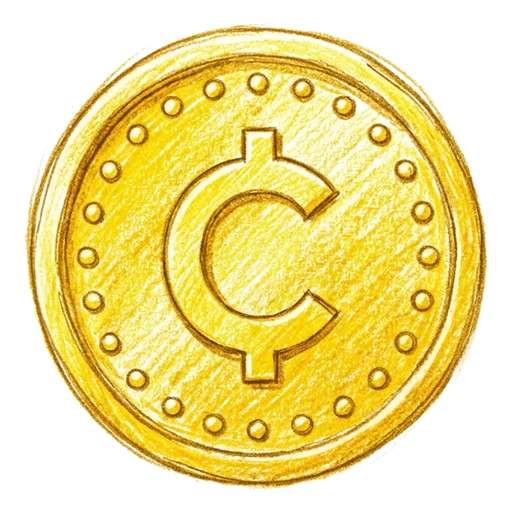
#> input picture assets/images/coin.png, 512 x 512 px, found by its file name
$ python fix_coin_magic_wand.py
#> lines starting #> are read from the running program, lines starting #| are printed output that depends on the picture
import os
from PIL import Image, ImageDraw

def clear_stubborn_white_bg():
    path = "C:/Users/user/.gemini/antigravity/scratch/cangzaina/images/coin.png"
    if not os.path.exists(path):
        print(f"File not found: {path}")
        return

    # Load image and ensure it's RGBA
    img = Image.open(path).convert("RGBA")
#> img is the input picture: PIL image 512x512 RGBA; mean R, G, B, A 152.1, 135.1, 55.7, 163.8

    # Create an RGB copy for floodfill (to find the contiguous background)
    rgb_img = img.convert("RGB")
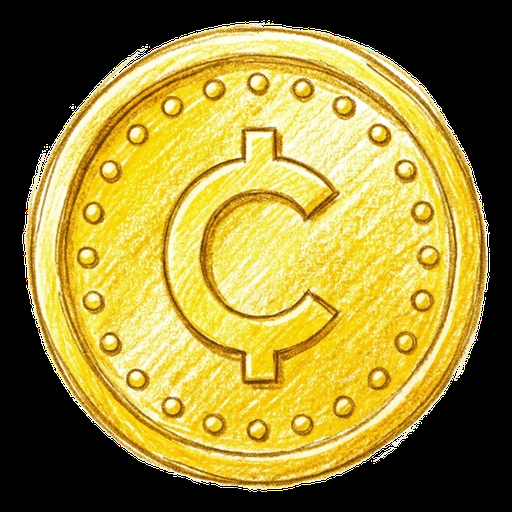
#> rgb_img: PIL image 512x512 RGB; mean R, G, B 152.1, 135.1, 55.7

    # Floodfill from the top-left corner (0,0) with a magic color (Magenta)
    # The threshold of 40 handles slightly off-white pencil sketch artefacts natively
    ImageDraw.floodfill(rgb_img, (0, 0), (255, 0, 255), thresh=40)
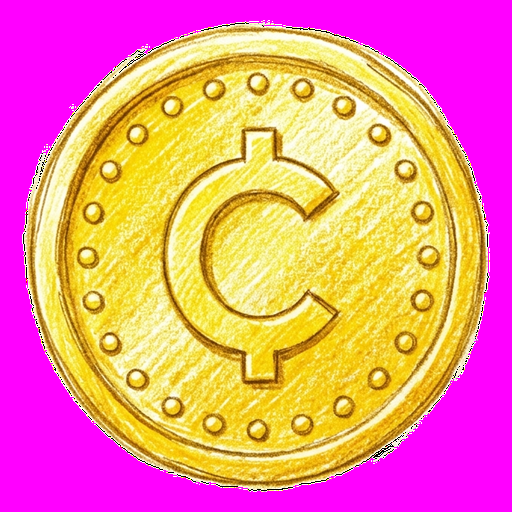
#> rgb_img: PIL image 512x512 RGB; mean R, G, B 239.3, 135.1, 143

    w, h = img.size
#> w = 512; h = 512
    for y in range(h):
        for x in range(w):
            r, g, b = rgb_img.getpixel((x, y))
            # If the pixel was painted Magenta by floodfill, it's background!
            if r == 255 and g == 0 and b == 255:
                img.putpixel((x, y), (0, 0, 0, 0))

    img.save(path)
    print("Successfully erased the continuous white background from the coin icon!")

if __name__ == '__main__':
    clear_stubborn_white_bg()

$ run again, with assets/images/box.png copied over assets/images/coin.png
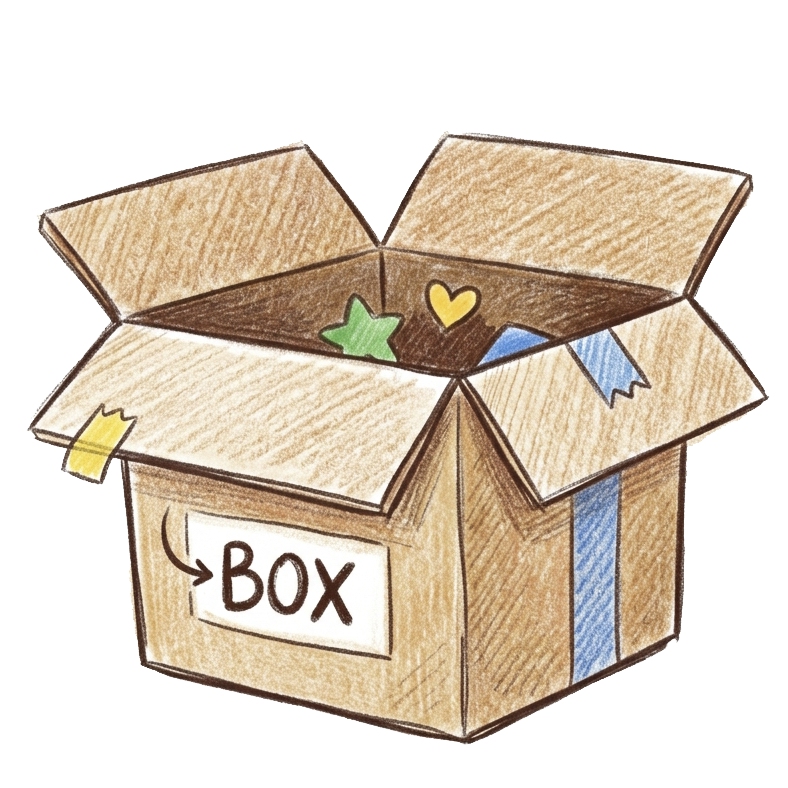
#> input picture assets/images/box.png, 788 x 788 px, found by its file name
#> in clear_stubborn_white_bg, img is the input picture: PIL image 788x788 RGBA; mean R, G, B, A 222.7, 211.3, 196.6, 135.7
#> in clear_stubborn_white_bg, `ImageDraw.floodfill(rgb_img, (0, 0), (255, 0, 255), thresh=40)`:
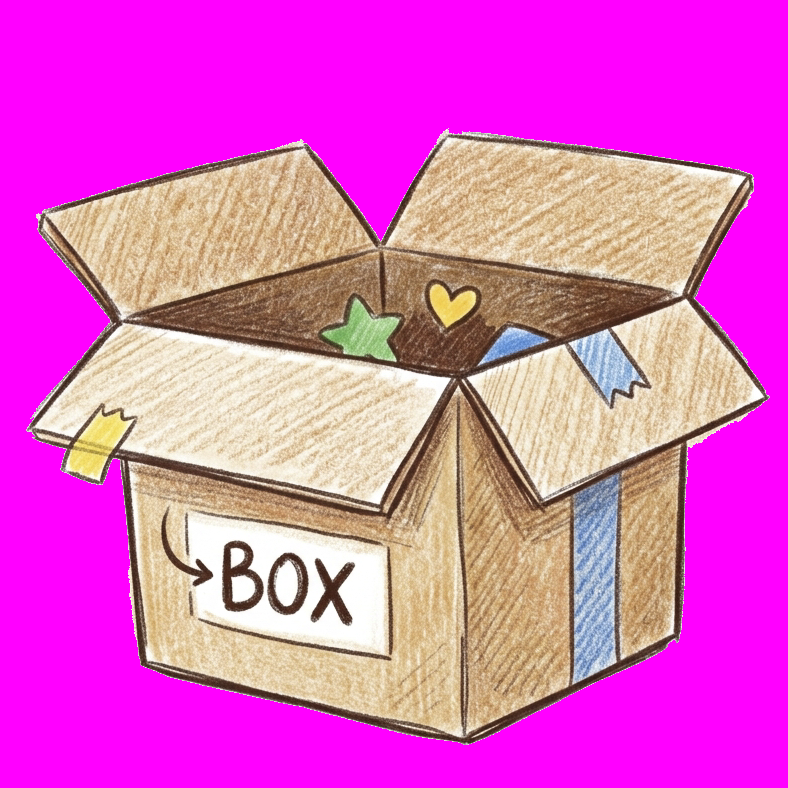
#> rgb_img: PIL image 788x788 RGB; mean R, G, B 222.7, 92.8, 196.6
